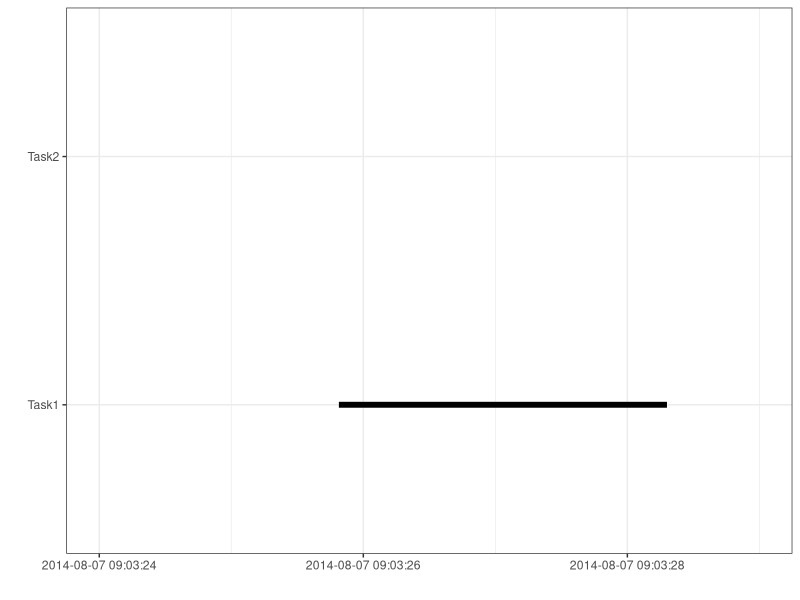

This figure's R source: (Note: this script raises an error after producing the figure.)
install.packages("reshape")
library(reshape)
library(ggplot2)
library(scales)

tasks <- c("Task1", "Task2")
dfr <- data.frame(
  name        = factor(tasks, levels = tasks),
  start.date  = c("2014-08-07 09:03:25.815", "2014-08-07 09:03:25.956"),
  end.date    = c("2014-08-07 09:03:28.300", "2014-08-07 09:03:30.409")
)


mdfr <- melt(dfr, measure.vars = c("start.date", "end.date"))


mdfr$time<-as.POSIXct(mdfr$value)

ggplot(mdfr, aes(time,name)) + 
  geom_line(size = 2) +
  xlab("") + ylab("") +
  theme_bw()+
  scale_x_datetime(breaks=date_breaks("2 sec"),
                   limits = as.POSIXct(c('2014-08-07 09:03:24','2014-08-07 09:03:29')))

rm(list = ls())
setwd("~/Desktop/Capstone/DHSTeam1-Ziyi-Shuning-Xiaoying") # change to where you put DHSTeam1 folder
library(readxl)
dat2 <- read_excel("Data/DHS_CrossSystem.xlsx",
                   sheet = "SystemInvolvement_EC2016") # 8206 obs
library(ggplot2)
library(dplyr)
library(scales)
dat688929 <- filter(dat2, CLIENT_ID == 688929)
dat688929clean <- dat688929[, colSums(is.na(dat688929)) < nrow(dat688929)]
dat688929clean <- data.frame(dat688929clean)
library(reshape)
mdat688929clean <- melt(dat688929clean, measure.vars = names(dat688929clean)[-1])
mdat688929clean$value <- paste0("01-", mdat688929clean$value)
mdat688929clean$value <- as.Date(mdat688929clean$value, "%d-%B-%Y")
mdat688929clean$time <- as.POSIXct(mdat688929clean$value)
mdat <- mdat688929clean

idxMin <- regexpr("MIN_ACTIVE", mdat$variable) 
idxMax <- regexpr("MAX_ACTIVE", mdat$variable) 
getLargerOnes <- function(a, b){
  print(paste0("Do they have same length? ", (length(a) == length(b))))
  result <- NULL
  for (i in 1:length(a)){
    if (a[i] >= b[i]){
      result <- c(result, a[i])
    } else {
      result <- c(result, b[i])
    }
  }
  return(result)
}
idx <- getLargerOnes(idxMin, idxMax)
idx <- idx - 2
serviceName <- substr(mdat$variable, 1, idx)
mdat <- data.frame(mdat, serviceName = serviceName)
minIdx <- which(idxMin > 0)
maxIdx <- which(idxMax > 0)
mins <- rep("min", dim(mdat)[1])
mdat <- data.frame(mdat, minOrMax = mins, stringsAsFactors=FALSE)
mdat$minOrMax[maxIdx] <- "max"

ggplot(mdat, aes(time,serviceName)) + 
  geom_line(size = 2) +
  xlab("") + ylab("") +
  theme_bw()+
  scale_x_datetime(breaks=date_breaks("1 year"),
                   limits = as.POSIXct(c('2002-06-30 20:00:00','2017-01-31 19:00:00')))
